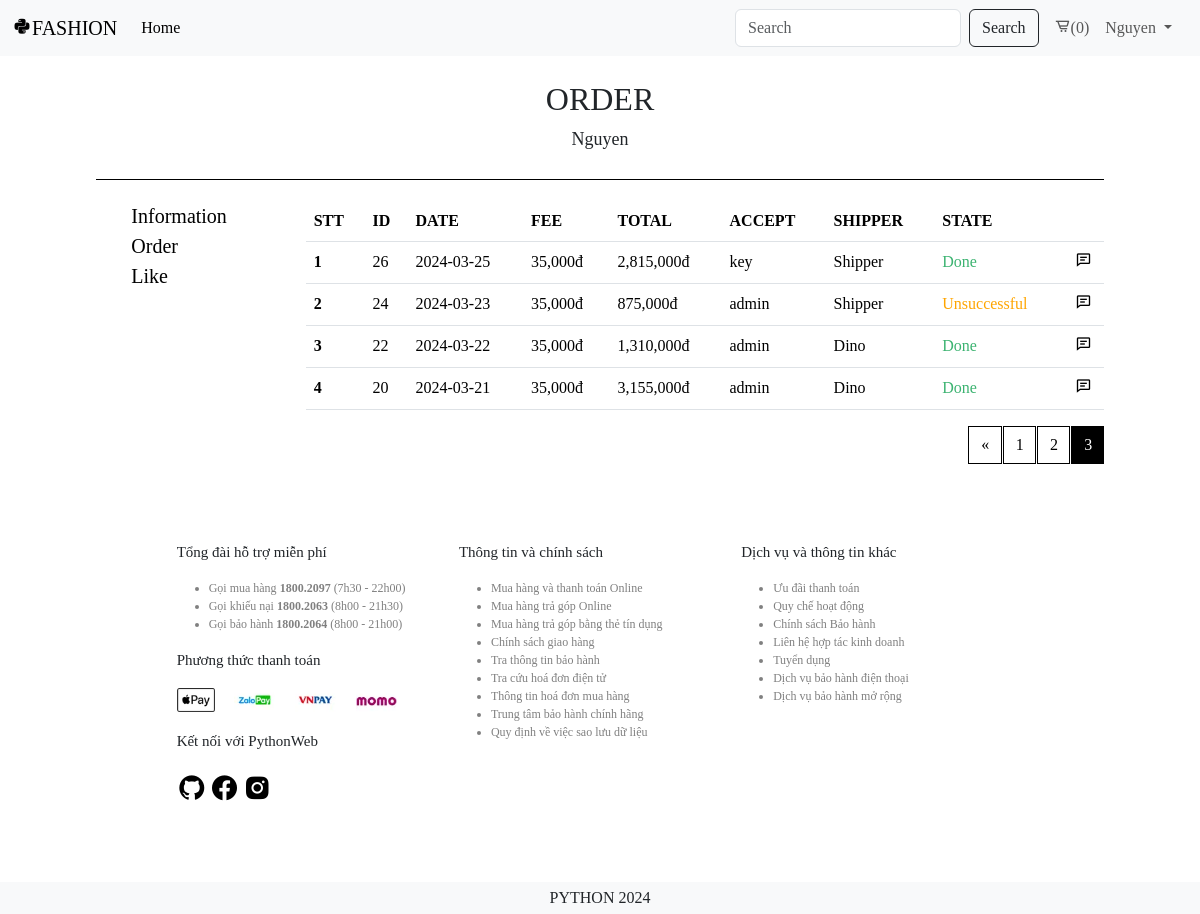
Screenshot of /order/?page=3 (signed in) with the database file from the repository.
### app/models.py (models this page shows, shortened)
class Order(models.Model):
    id = models.AutoField(primary_key=True)
    date = models.DateTimeField(default=timezone.now)
    customer = models.ForeignKey(User, on_delete=models.SET_NULL, null=True, blank=False, related_name='orders_accounted')
    phone = models.IntegerField(null=True, blank=False)
    address = models.CharField(max_length=255, null=True, blank=False)
    fee = models.IntegerField(null=True, blank=False)
    total = models.IntegerField(null=True, blank=False)
    accept = models.ForeignKey(User, on_delete=models.SET_NULL, null=True, blank=True, related_name='orders_accepted')
    shipper = models.ForeignKey(User, on_delete=models.SET_NULL, null=True, blank=True, related_name='orders_shipper')
    state = models.ForeignKey(State, on_delete=models.SET_NULL, null=True, blank=True)
    explanation = models.CharField(max_length=255, null=False, blank=True)

class State(models.Model):
    id = models.AutoField(primary_key=True)
    name = models.CharField(max_length=255, null=True, blank=False)
    def __str__(self):
        return self.name

### app/views.py (the view)
# urls.py: path('order/', views.order, name='order'),
def order(request):
    customer = request.user
    if not customer.is_authenticated: return redirect('home')
    cart, items, total_items = get_cart_items(customer)
    orders = Order.objects.filter(customer=customer).order_by('-id')
    order_items = OrderDetail.objects.all()
    paginator = Paginator(orders, 4)
    page_number = request.GET.get('page', 1)
    orders = paginator.get_page(page_number)
    page_range = orders.paginator.page_range
    context = {'samples': _active_samples, 'total_items': total_items, 'order_items': order_items, 'orders': orders, 'page_range': page_range}
    return render(request, 'app/client/order.html', context)

### app/models.py (called while the page is built)
    def __str__(self):
        return self.code

    def __str__(self):
        return self.code

    def __str__(self):
        return self.name

### app/views.py (called while the page is built)
def get_cart_items(customer):
    if customer:
        cart, created = Cart.objects.get_or_create(customer=customer)
        items = CartDetail.objects.filter(cart=cart)
        total_items = items.aggregate(Sum('quantity'))['quantity__sum'] or 0
        return cart, items, total_items
    else:
        return None, [], 0

### app/templates/app/client/order.html (shortened to what this page needs)
{% extends 'app/base_client/base.html' %}
{% load humanize %}
{% block origin %}
<div class="personal">
    <div class="personal_title" style="text-align: center;">
        <h2>ORDER</h2>
        <p>{{request.user}}</p>
    </div>
    <div class="personal_content">
        <div class="personal_side">
            <ul>
                <li>
                    <a href="{% url 'personal' %}">Information</a>
                </li>
                <li>
                    <a href="{% url 'order' %}">Order</a>
                </li>
                <li>
                    <a href="{% url 'like' %}">Like</a>
                </li>
            </ul>
        </div>
        <div class="personal_main">
            <div class="main_table">
                {% if orders %}
                <table class="table" style="width: 100%;">
                    <thead>
                        <tr>
                            <th scope="col">STT</th>
                            <th scope="col">ID</th>
                            <th scope="col">DATE</th>
                            <th scope="col">FEE</th>
                            <th scope="col">TOTAL</th>
                            <th scope="col">ACCEPT</th>
                            <th scope="col">SHIPPER</th>
                            <th scope="col">STATE</th>
                            <th scope="col"></th>
                        </tr>
                    </thead>
                    <tbody>
                        {% for order in orders %}
                        <tr>
                            <th scope="row">{{ forloop.counter }}</th>
                            <td>{{ order.id }}</td>
                            <td>{{ order.date|date:"Y-m-d" }}</td>
                            <td>{{ order.fee|intcomma }}đ</td>
                            <td>{{ order.total|intcomma }}đ</td>
                            <td>{{ order.accept }}</td>
                            <td>{{ order.shipper }}</td>
                            {% if order.state.name == "Wait" %}
                            <td style="color: #FFD700">{{ order.state }}</td>
                            {% elif order.state.name == "Delivery" %}
                            <td style="color: #0000FF">{{ order.state }}</td>
                            {% elif order.state.name == "Done" %}
                            <td style="color: #3CB371">{{ order.state }}</td>
                            {% elif order.state.name == "Unsuccessful" %}
                            <td style="color: #ffa500">{{ order.state }}</td>
                            {% else %}
                            <td style="color: #ff0000">{{ order.state }}</td>
                            {% endif %}
                            <td>
                                <button class="detail_button" data-target="order_detail_{{ forloop.counter }}"><i
                                        class='bx bx-comment-detail'></i></button>
                            </td>
                        </tr>
                        {% endfor %}
                    </tbody>
                </table>
                {% else %}
            </div>
            <div>You have not placed any orders yet.</div>
            {% endif %}
            <div class="pagination end">
                <nav aria-label="Page navigation example">
                    <ul class="pagination center">
                        {% if orders.paginator.num_pages > 1 %}
                        {% if orders.has_previous %}
                        <li class="page-item">
                            <a class="page-link" href="?page={{ orders.previous_page_number }}" aria-label="Previous">
                                <span aria-hidden="true">&laquo;</span>
                            </a>
                        </li>
                        {% endif %}
                        {% for num in orders.paginator.page_range %}
                        <li class="page-item {% if num == orders.number %}active{% endif %}">
                            <a class="page-link" href="?page={{ num }}">{{ num }}</a>
                        </li>
                        {% endfor %}
                        {% endif %}
                    </ul>
                </nav>
            </div>
        </div>
    </div>
</div>
{% endblock origin %}

### app/templates/app/base_client/header.html (shortened to what this page needs)
{% load static %}
<div class="header">
    <nav class="navbar navbar-expand-lg bg-body-tertiary">
        <div class="container-fluid">
            <a class="navbar-brand" href="{% url 'home'%}">
                <i class='bx bxl-python icons'></i>FASHION
            </a>
            <div class="collapse navbar-collapse" id="navbarSupportedContent">
                <ul class="navbar-nav me-auto mb-2 mb-lg-0">
                    <li class="nav-item">
                        <a class="nav-link active" aria-current="page" href="{% url 'home'%}">Home</a>
                    </li>
                </ul>
                <form class="d-flex" role="search" method="POST" action="{% url 'search' %}">
                    <input class="form-control me-2" name="searched" type="search" placeholder="Search"
                        aria-label="Search">
                    <button class="btn btn-outline-dark" type="submit">Search</button>
                </form>
                <ul class="navbar-nav mx-2">
                    <li class="nav-item">
                        <a href="{% url 'cart'%}" class="nav-link login" aria-current="page">
                            <i class='bx bx-cart-alt icons'></i>({{ total_items }})
                        </a>
                    </li>
                    {% if request.user.is_authenticated %}
                    <li class="nav-item dropdown">
                        <a class="nav-link dropdown-toggle" href="#" role="button" data-bs-toggle="dropdown"
                            aria-expanded="false">
                            {{request.user}}
                        </a>
                    </li>
                    {% else %}
                    <li class="nav-item">
                        <a href="{% url 'login' %}" class="nav-link login" aria-current="page">LOGIN</a>
                    </li>
                    {% endif %}
                </ul>
            </div>
        </div>
    </nav>
</div>

### app/static/app/css/style_client.css (style rules this page uses)
* { font-family: 'Oswald' !important; }
.center { display: flex; align-items: center; justify-content: center; }
.end { display: flex; align-items: center; justify-content: end; }
.pagination .page-item { margin-right: 1%; }
.pagination .page-link { border: 1px solid #000 !important; color: #000; border-radius: 0 !important; margin-right: 2%; }
.pagination .page-item.active .page-link, .pagination .page-item:hover .page-link { background-color: black; color: white; }
.header { position: sticky; top: 0; z-index: 99; }
.personal { margin: 2% 8%; }
.personal .personal_title { padding-bottom: 1%; border-bottom: 1px solid #000; }
.personal .personal_title p { font-size: 18px; }
.personal .personal_content { gap: 1%; padding: 2% 0; display: flex; }
.personal .personal_content .personal_side { width: 20%; }
.personal .personal_content .personal_side ul li { padding: 0; margin: 0; list-style: none; }
.personal .personal_content .personal_side ul li a { color: #000; padding: 0 2%; font-size: 20px; text-decoration: none; }
.personal .personal_content .personal_main { width: 80%; min-height: 300px; }
.personal .personal_content .personal_main .main_table { overflow: auto; }
.personal .personal_content .personal_main table .detail_button { border: 0; width: 100%; padding: 2% 3%; font-weight: 600; background-color: transparent; }

### rows the page displays
Order: id "26", date "2024-03-25", fee "35,000", total "2,815,000", accept "key", shipper "Shipper", state "Done"
Order: id "24", date "2024-03-23", fee "35,000", total "875,000", accept "admin", shipper "Shipper", state "Unsuccessful"
Order: id "22", date "2024-03-22", fee "35,000", total "1,310,000", accept "admin", shipper "Dino", state "Done"
Order: id "20", date "2024-03-21", fee "35,000", total "3,155,000", accept "admin", shipper "Dino", state "Done"

### other values shown
{{ total_items }} "0"
{{ request.user }} "Nguyen"
{{ num }} "1" "2" "3"
